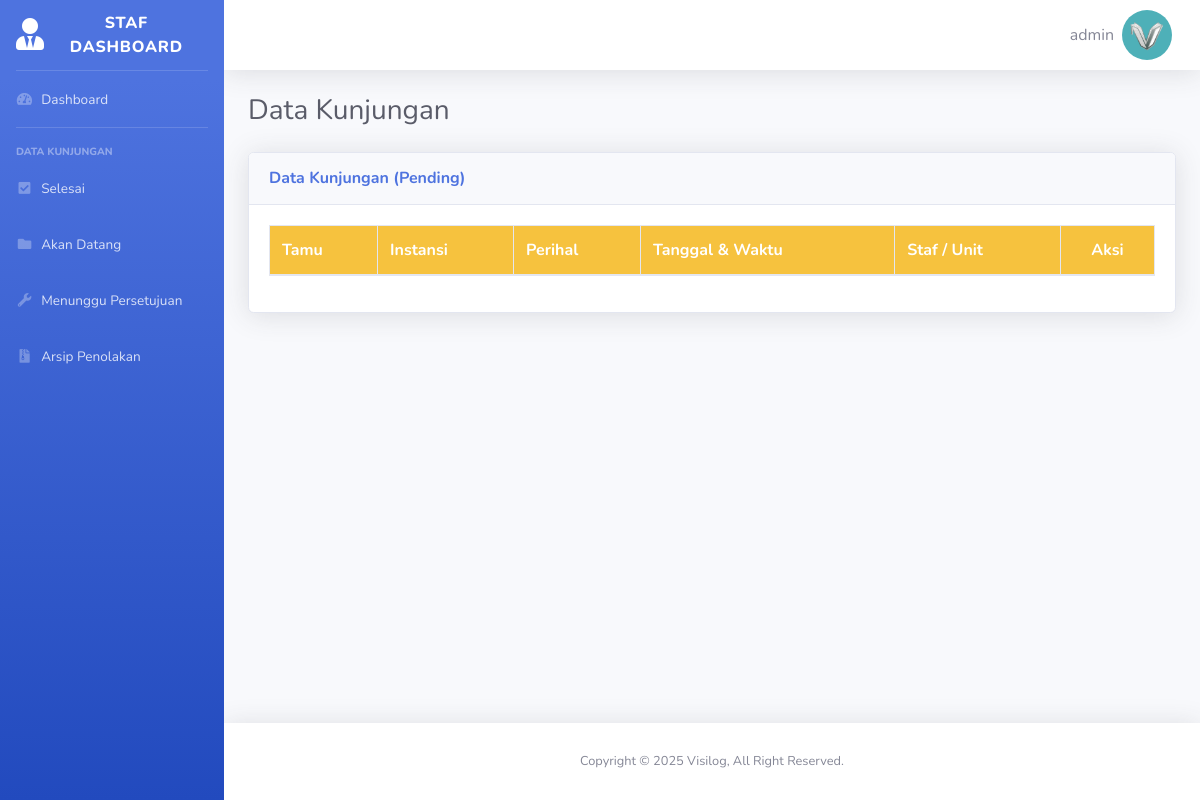
The page /kunjungan_pending.php (signed in) on the database as committed earlier.
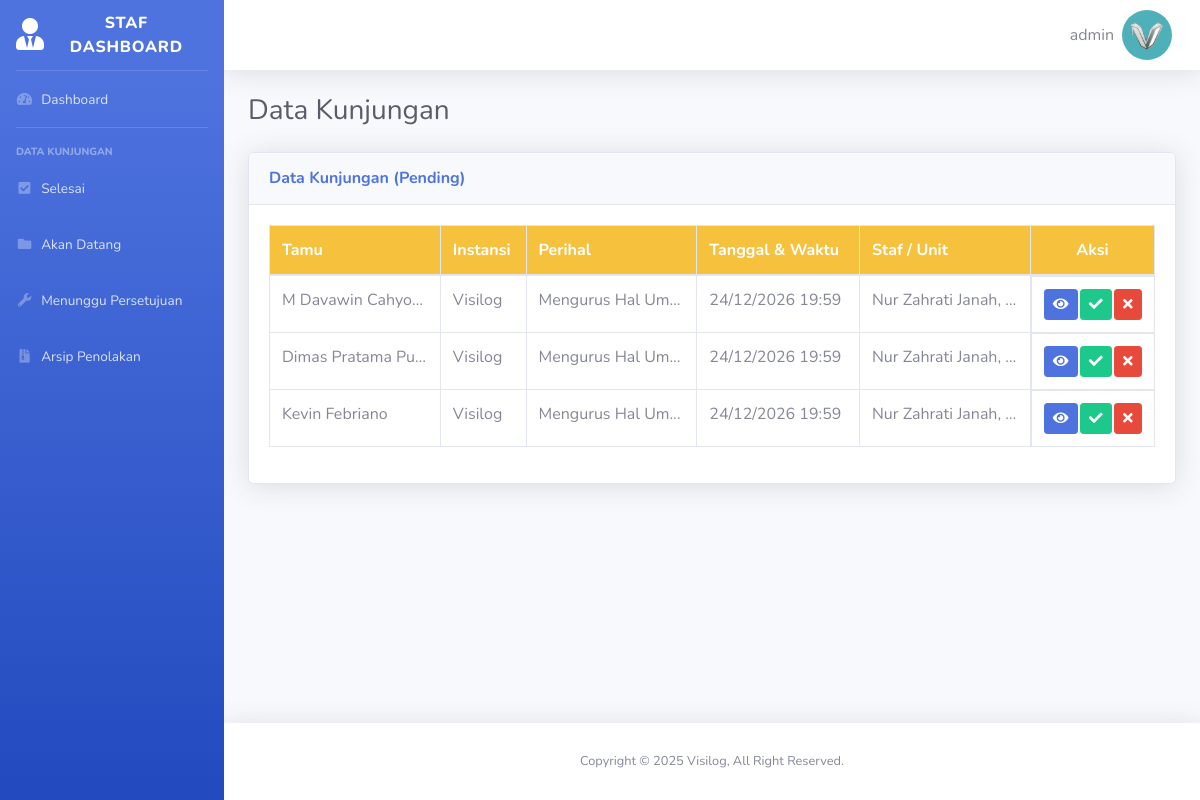
The same page on the database as committed later.
### tables this page shows
CREATE TABLE `visit_data` (
  `id` int(11) NOT NULL,
  `guest_name` varchar(255) NOT NULL,
  `email` varchar(255) NOT NULL,
  `phone_number` varchar(255) NOT NULL,
  `company_name` varchar(255) NOT NULL,
  `visit_regards` enum('Urusan_surat','Urusan_keuangan','Urusan_umum','Urusan_sarana','Janji_temu_unit','Janji_temu_staf') NOT NULL,
  `visit_desc` varchar(255) NOT NULL,
  `id_unit` int(11) DEFAULT NULL,
  `id_staf` int(11) DEFAULT NULL,
  `visit_date` date NOT NULL,
  `time_in` time NOT NULL,
  `time_out` time NOT NULL,
  `status` enum('Pending','Done','Upcoming','Close','Now','Rejected') NOT NULL
);

CREATE TABLE `staf` (
  `id_staf` int(11) NOT NULL,
  `staf_name` varchar(255) NOT NULL,
  `staf_email` varchar(255) NOT NULL,
  `staf_number` varchar(255) NOT NULL,
  `staf_unit` enum('dosen_informatika','dosen_manajemen','dosen_elektro','dosen_mesin') NOT NULL
);

### kunjungan_pending.php (the view, shortened to what this page needs)
<?php include 'dashboard_template/header.php'; ?>
<body class="page-top">
    <div id="wrapper">
        <?php include 'dashboard_template/sidebar.php'; ?>
        <div id="content-wrapper" class="d-flex flex-column">
            <div id="content">
                <?php include 'dashboard_template/topbar.php'; ?>
                <div class="container-fluid">
                    <div class="d-sm-flex align-items-center justify-content-between mb-4">
                        <h1 class="h3 mb-0 text-gray-800">Data Kunjungan</h1>
                    </div>
                    <div class="card shadow mb-4">
                        <div class="card-header py-3">
                            <h6 class="m-0 font-weight-bold text-primary">Data Kunjungan (Pending)</h6>
                        </div>
                        <div class="card-body">
                            <div class="table-responsive">
                                <table class="table table-bordered" id="dataTable" width="100%" cellspacing="0">
                                    <thead class="thead bg-warning text-white fw-bold">
                                        <tr>
                                            <th>Tamu</th>
                                            <th>Instansi</th>
                                            <th>Perihal </th>
                                            <th>Tanggal & Waktu </th>
                                            <th>Staf / Unit</th>
                                            <th class="text-center">Aksi</th>
                                        </tr>
                                    </thead>
                                    <tbody>
                                        <?php
                                        $sql = "SELECT
                                                    visit_data.*,
                                                    staf.staf_name,
                                                    unit.unit_name
                                                FROM
                                                    visit_data
                                                LEFT JOIN staf ON visit_data.id_staf = staf.id_staf
                                                LEFT JOIN unit ON visit_data.id_unit = unit.id_unit
                                                WHERE
                                                    visit_data.`status` = 'Pending'
                                                ORDER BY
                                                    visit_data.id DESC";
                                        $query = mysqli_query($koneksi, $sql);
                                        foreach ($query as $data) {
                                        ?>
                                            <tr>
                                                <td><?= htmlspecialchars($data['guest_name']); ?></td>
                                                <td><?= htmlspecialchars($data['company_name']); ?></td>
                                                <td><?= $data['visit_desc'] ?></td>
                                                <td><?= date('d/m/Y', strtotime($data['visit_date'])); ?> <span><?= date('H:i', strtotime($data['time_in'])); ?></span></td>
                                                <td><?= !empty($data['staf_name']) ? htmlspecialchars($data['staf_name']) : htmlspecialchars($data['unit_name']); ?></td>
                                                <td class="d-flex justify-content-between">
                                                    <a href="info.php?id=<?= $data['id'] ?>" class="btn btn-primary btn-sm" title="Info"><i class=" fas fa-eye"></i></a>
                                                    <a onclick="return confirm('Apakah anda yakin ingin menerima data ini?')" href="proses_terima.php?id=<?= $data['id']; ?>" class="btn btn-success btn-sm" title="Terima"><i class="fas fa-check"></i></a>
                                                    <a onclick="return confirm('Apakah anda yakin ingin menolak data ini?')" href="proses_tolak.php?id=<?= $data['id']; ?>" class="btn btn-danger btn-sm" title="Tolak"><i class="fas fa-times"></i></a>
                                                </td>
                                            </tr>
                                        <?php
                                        }
                                        ?>
                                    </tbody>
                                </table>
                            </div>
                        </div>
                    </div>
                </div>
            </div>
            <?php include 'dashboard_template/footer.php'; ?>
</body>

Rows that differ between the two databases and show on the page:
added visit_data: guest_name "M Davawin Cahyo…", company_name "Visilog", visit_desc "Mengurus Hal Um…", visit_date "24/12/2026", time_in "19:59", id_staf.staf_name "Nur Zahrati Janah,…"
added visit_data: guest_name "Dimas Pratama Pu…", company_name "Visilog", visit_desc "Mengurus Hal Um…", visit_date "24/12/2026", time_in "19:59", id_staf.staf_name "Nur Zahrati Janah,…"
added visit_data: guest_name "Kevin Febriano", company_name "Visilog", visit_desc "Mengurus Hal Um…", visit_date "24/12/2026", time_in "19:59", id_staf.staf_name "Nur Zahrati Janah,…"
